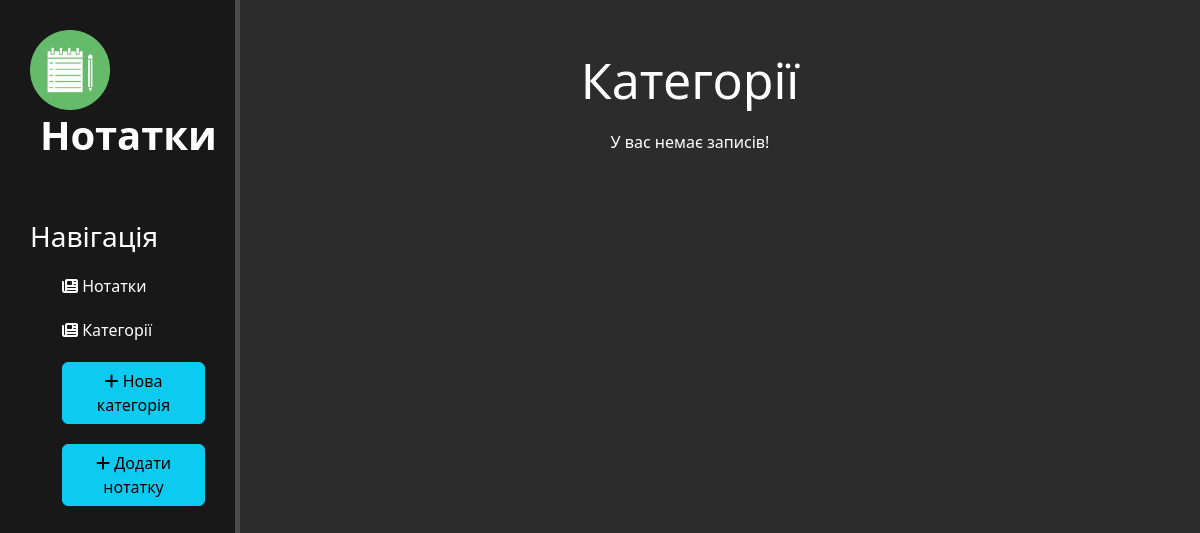
Before: /about with the older database file.
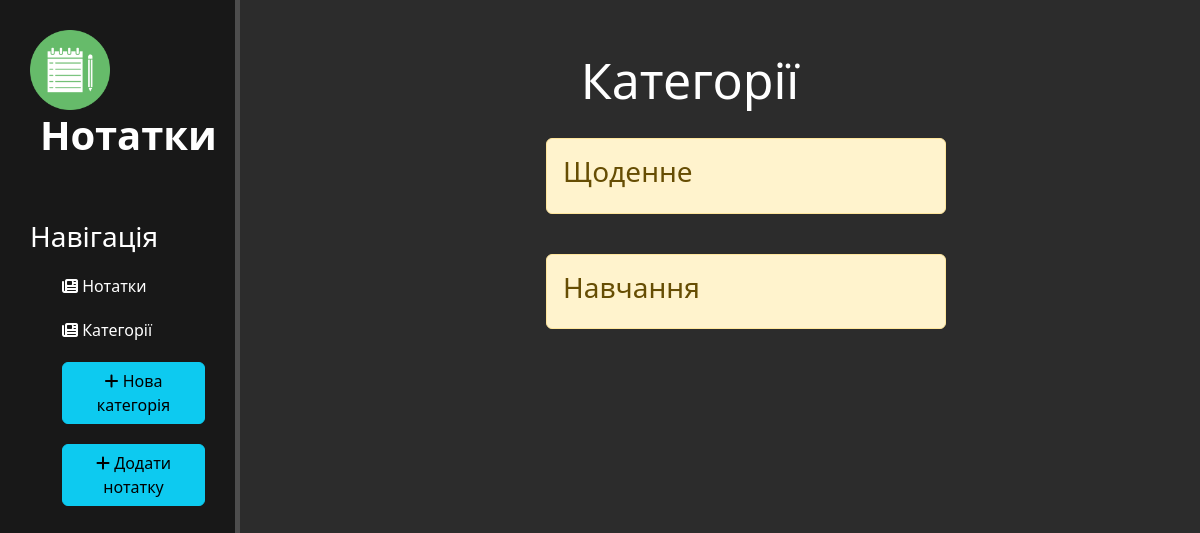
After: the same page with the newer database file.
### notes/models.py (models this page shows, shortened)
class Category(models.Model):
    name = models.CharField(max_length=100, unique=True)  # Changed from 'title' to 'name'
    class Meta:
        verbose_name = 'Категорія'
        verbose_name_plural = 'Категорії'

### notes/views.py (the view)
# urls.py: path('about', views.about, name='about'),
def about(request):
    categories = Category.objects.all()  # Added missing parentheses
    return render(request, 'notes/about.html', {'categories': categories})

### notes/templates/notes/about.html (shortened to what this page needs)
{% extends 'notes/layout.html' %}
{% block content %}
<div class="features">
  <h1>Категорії</h1>
  {% if categories %}
    {% for el in categories %}
      <div class="alert alert-warning">
        <h3>{{ el.name }}</h3>
      </div>
    {% endfor %}
  {% else %}
    <p>У вас немає записів!</p>
  {% endif %}
</div>
{% endblock %}

Changed rows visible on the page:
added Category: name "Щоденне"
added Category: name "Навчання"
Other visible differences:
text no longer shown: "У вас немає записів!"
